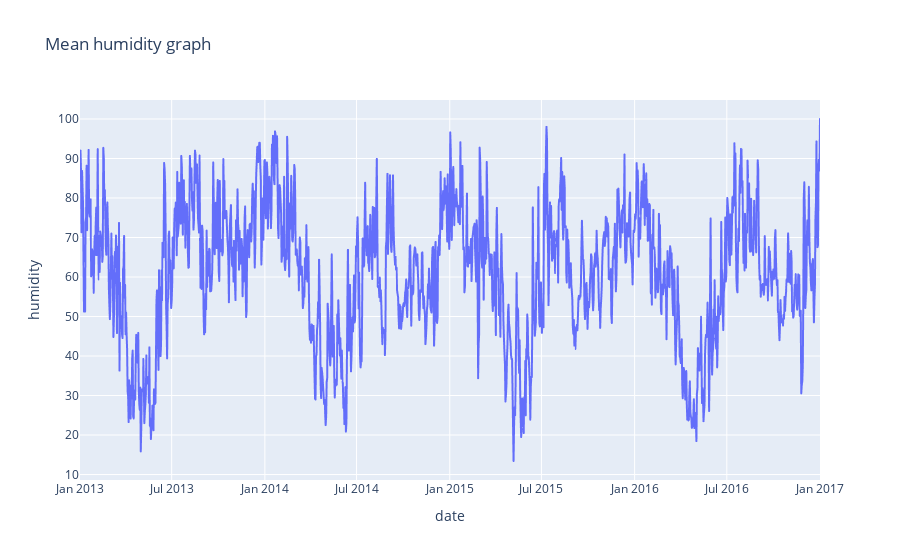

Source (notebook cell):
### Code cell
figure = px.line(
    data,
    x = "date",
    y = "humidity",
    title = "Mean humidity graph"
)
figure.show()

### Figure 1 — Plotly figure (JSON) as saved in the notebook; plotly's stock layout.template omitted (floating-point values rounded to 4 significant figures; data arrays with more than 128 entries replaced by an {"elided": "..."} marker saying what was removed)
{"data": [{"hovertemplate": "date=%{x}<br>humidity=%{y}<extra></extra>", "legendgroup": "", "line": {"color": "#636efa", "dash": "solid"}, "marker": {"symbol": "circle"}, "mode": "lines", "name": "", "showlegend": false, "type": "scattergl", "x": {"elided": "1462 str values"}, "xaxis": "x", "y": {"elided": "1462 float values"}, "yaxis": "y"}], "layout": {"legend": {"tracegroupgap": 0}, "title": {"text": "Mean humidity graph"}, "xaxis": {"anchor": "y", "domain": [0, 1], "title": {"text": "date"}}, "yaxis": {"anchor": "x", "domain": [0, 1], "title": {"text": "humidity"}}}}
